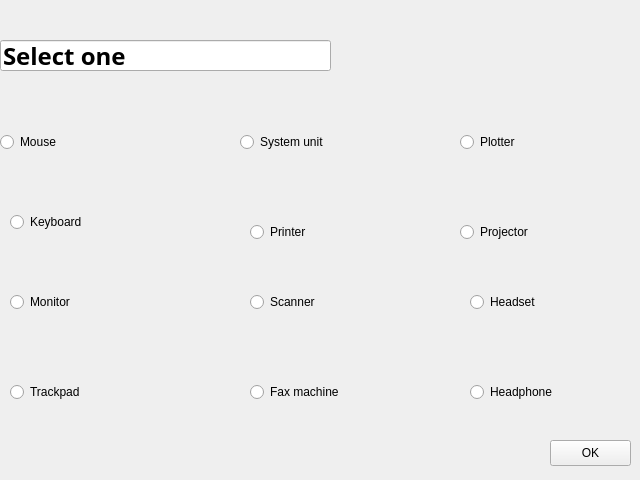
<?xml version="1.0" encoding="UTF-8"?>
<ui version="4.0">
 <class>Form</class>
 <widget class="QWidget" name="Form">
  <property name="geometry">
   <rect>
    <x>0</x>
    <y>0</y>
    <width>640</width>
    <height>480</height>
   </rect>
  </property>
  <property name="windowTitle">
   <string>Form</string>
  </property>
  <widget class="QRadioButton" name="radioButton">
   <property name="geometry">
    <rect>
     <x>0</x>
     <y>130</y>
     <width>98</width>
     <height>24</height>
    </rect>
   </property>
   <property name="text">
    <string>Mouse</string>
   </property>
  </widget>
  <widget class="QRadioButton" name="radioButton_2">
   <property name="geometry">
    <rect>
     <x>10</x>
     <y>210</y>
     <width>98</width>
     <height>24</height>
    </rect>
   </property>
   <property name="text">
    <string>Keyboard</string>
   </property>
  </widget>
  <widget class="QRadioButton" name="radioButton_3">
   <property name="geometry">
    <rect>
     <x>10</x>
     <y>290</y>
     <width>98</width>
     <height>24</height>
    </rect>
   </property>
   <property name="text">
    <string>Monitor</string>
   </property>
  </widget>
  <widget class="QRadioButton" name="radioButton_4">
   <property name="geometry">
    <rect>
     <x>10</x>
     <y>380</y>
     <width>98</width>
     <height>24</height>
    </rect>
   </property>
   <property name="text">
    <string>Trackpad</string>
   </property>
  </widget>
  <widget class="QPushButton" name="pushButton">
   <property name="geometry">
    <rect>
     <x>550</x>
     <y>440</y>
     <width>81</width>
     <height>26</height>
    </rect>
   </property>
   <property name="text">
    <string>OK</string>
   </property>
  </widget>
  <widget class="QRadioButton" name="radioButton_5">
   <property name="geometry">
    <rect>
     <x>240</x>
     <y>130</y>
     <width>98</width>
     <height>24</height>
    </rect>
   </property>
   <property name="text">
    <string>System unit</string>
   </property>
  </widget>
  <widget class="QRadioButton" name="radioButton_6">
   <property name="geometry">
    <rect>
     <x>250</x>
     <y>220</y>
     <width>98</width>
     <height>24</height>
    </rect>
   </property>
   <property name="text">
    <string>Printer</string>
   </property>
  </widget>
  <widget class="QRadioButton" name="radioButton_7">
   <property name="geometry">
    <rect>
     <x>250</x>
     <y>290</y>
     <width>98</width>
     <height>24</height>
    </rect>
   </property>
   <property name="text">
    <string>Scanner</string>
   </property>
  </widget>
  <widget class="QRadioButton" name="radioButton_8">
   <property name="geometry">
    <rect>
     <x>250</x>
     <y>380</y>
     <width>98</width>
     <height>24</height>
    </rect>
   </property>
   <property name="text">
    <string>Fax machine</string>
   </property>
  </widget>
  <widget class="QRadioButton" name="radioButton_9">
   <property name="geometry">
    <rect>
     <x>460</x>
     <y>130</y>
     <width>98</width>
     <height>24</height>
    </rect>
   </property>
   <property name="text">
    <string>Plotter</string>
   </property>
  </widget>
  <widget class="QRadioButton" name="radioButton_10">
   <property name="geometry">
    <rect>
     <x>460</x>
     <y>220</y>
     <width>98</width>
     <height>24</height>
    </rect>
   </property>
   <property name="text">
    <string>Projector</string>
   </property>
  </widget>
  <widget class="QRadioButton" name="radioButton_11">
   <property name="geometry">
    <rect>
     <x>470</x>
     <y>290</y>
     <width>98</width>
     <height>24</height>
    </rect>
   </property>
   <property name="text">
    <string>Headset</string>
   </property>
  </widget>
  <widget class="QRadioButton" name="radioButton_12">
   <property name="geometry">
    <rect>
     <x>470</x>
     <y>380</y>
     <width>98</width>
     <height>24</height>
    </rect>
   </property>
   <property name="text">
    <string>Headphone</string>
   </property>
  </widget>
  <widget class="QLineEdit" name="lineEdit">
   <property name="geometry">
    <rect>
     <x>0</x>
     <y>40</y>
     <width>331</width>
     <height>31</height>
    </rect>
   </property>
   <property name="font">
    <font>
     <family>Segoe UI Variable Small</family>
     <pointsize>18</pointsize>
     <bold>true</bold>
    </font>
   </property>
   <property name="text">
    <string>Select one</string>
   </property>
  </widget>
 </widget>
 <resources/>
 <connections/>
</ui>
